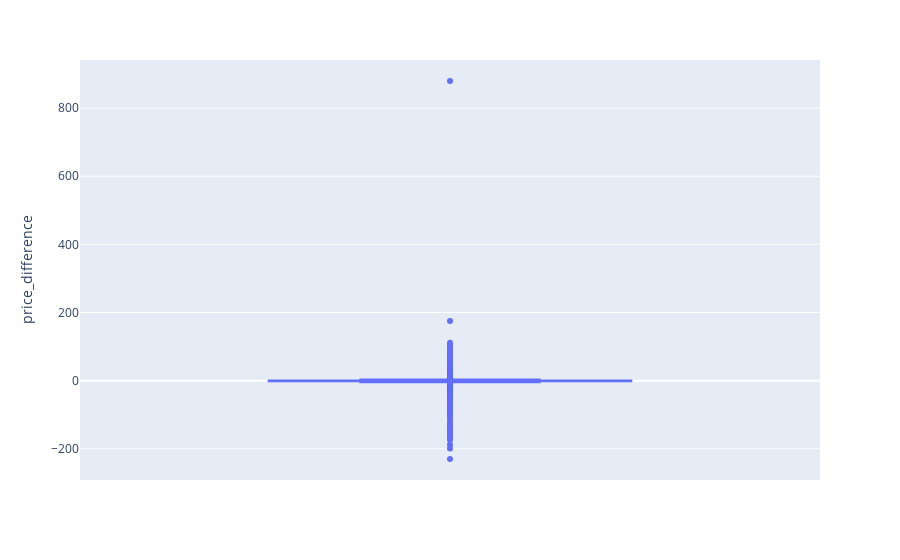

The notebook cell saved with this chart:
### Markdown cell above
The box plot below indicates that the price differences between Agoda and Booking typically cluster around **0**, meaning hotel prices on both platforms are generally similar. With the first quartile (Q1) at **-1.6** and the third quartile (Q3) at **0.4**, we observe that, in most cases, prices on Booking tend to be slightly higher. Although the absolute price difference ranges broadly from **0 to approximately $800**, most values typically fall within a much narrower range of **$0–$3.5 per night**. Therefore, these extreme outliers—significantly deviating from typical price differences—may negatively impact the accuracy and generalization of the models. Consequently, removing these outliers is crucial to ensure stable and reliable model performance. ⚠️📉

### Code cell
# plot the price difference using plotly boxplot
import plotly.express as px
fig = px.box(merged_data['price_difference'], y="price_difference")
fig.show()

### Figure 1 — Plotly figure (JSON) as saved in the notebook; plotly's stock layout.template omitted (floating-point values rounded to 4 significant figures; data arrays with more than 128 entries replaced by an {"elided": "..."} marker saying what was removed)
{"data": [{"alignmentgroup": "True", "hovertemplate": "price_difference=%{y}<extra></extra>", "legendgroup": "", "marker": {"color": "#636efa"}, "name": "", "notched": false, "offsetgroup": "", "orientation": "v", "showlegend": false, "type": "box", "x0": " ", "xaxis": "x", "y": {"elided": "4932 float values"}, "y0": " ", "yaxis": "y"}], "layout": {"boxmode": "group", "legend": {"tracegroupgap": 0}, "margin": {"t": 60}, "xaxis": {"anchor": "y", "domain": [0, 1]}, "yaxis": {"anchor": "x", "domain": [0, 1], "title": {"text": "price_difference"}}}}
